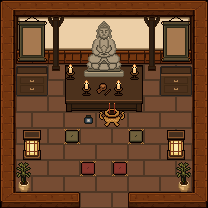

The image is a tile-based game level rendered from a .tmx file. Its description and complete source (layers, tilesets, objects, tile grids) follow:
An orthogonal 13x13 tile map with 16x16 px tiles, 8 tile layers (Tile, Wall, 2ndFloor, Deco_under, ...), 3 tilesets and 16 objects (3x furniture_desc, temple_out, temple_enterance, temple_sitting, temple_standing, ...).

<map version="1.10" tiledversion="1.12.2" orientation="orthogonal" renderorder="right-down" width="13" height="13" tilewidth="16" tileheight="16" infinite="0" nextlayerid="13" nextobjectid="17">
 <tileset firstgid="1" source="UI_Component.tsx" />
 <tileset firstgid="257" source="temper.tsx" />
 <tileset firstgid="513" source="farmStore.tsx" />
 <layer id="2" name="Tile" width="13" height="13" locked="1">
  <data encoding="csv">
0,0,0,0,0,0,0,0,0,0,0,0,0,
0,0,0,0,0,0,0,0,0,0,0,0,0,
0,0,0,0,0,0,0,0,0,0,0,0,0,
0,0,0,0,0,0,0,0,0,0,0,0,0,
0,340,341,340,341,340,341,340,341,340,341,340,0,
0,341,340,341,340,341,340,341,340,341,340,341,0,
0,340,341,340,341,340,341,340,341,340,341,340,0,
0,341,340,341,340,341,340,341,340,341,340,341,0,
0,340,341,340,341,340,341,340,341,340,341,340,0,
0,341,340,341,340,341,340,341,340,341,340,341,0,
0,340,341,340,341,340,341,340,341,340,341,340,0,
0,341,340,341,340,341,340,341,340,341,340,341,0,
0,340,341,340,341,340,341,340,341,340,341,340,0
</data>
 </layer>
 <layer id="1" name="Wall" width="13" height="13" locked="1">
  <data encoding="csv">
113,114,114,114,114,114,114,114,114,114,114,114,115,
129,260,261,261,261,261,261,261,261,261,261,262,211,
129,276,277,277,277,277,277,277,277,277,277,278,211,
129,292,293,293,293,293,293,293,293,293,293,294,211,
129,0,0,0,0,0,0,0,0,0,0,0,211,
129,0,0,0,0,0,0,0,0,0,0,0,211,
129,0,0,0,0,0,0,0,0,0,0,0,211,
129,0,0,0,0,0,0,0,0,0,0,0,211,
129,0,0,0,0,0,0,0,0,0,0,0,211,
129,0,0,0,0,0,0,0,0,0,0,0,211,
129,0,0,0,0,0,0,0,0,0,0,0,211,
129,0,0,0,0,0,0,0,0,0,0,0,211,
225,226,226,226,98,0,0,0,97,226,226,226,227
</data>
 </layer>
 <layer id="4" name="2ndFloor" width="13" height="13" locked="1">
  <data encoding="csv">
0,0,0,0,0,0,0,0,0,0,0,0,0,
0,0,0,0,0,0,0,0,0,0,0,0,0,
0,0,0,0,0,0,0,0,0,0,0,0,0,
0,0,0,0,0,0,0,0,0,0,0,0,0,
0,0,0,0,264,265,265,265,266,0,0,0,0,
0,0,0,0,280,281,281,281,282,0,0,0,0,
0,0,0,0,296,297,297,297,298,0,0,0,0,
0,0,0,0,0,0,0,0,0,0,0,0,0,
0,0,0,0,0,0,0,0,0,0,0,0,0,
0,0,0,0,0,0,0,0,0,0,0,0,0,
0,0,0,0,0,0,0,0,0,0,0,0,0,
0,0,0,0,0,0,0,0,0,0,0,0,0,
0,0,0,0,0,0,0,0,0,0,0,0,0
</data>
 </layer>
 <layer id="7" name="Deco_under" width="13" height="13" locked="1">
  <data encoding="csv">
0,0,0,0,0,0,0,0,0,0,0,0,0,
0,0,0,0,0,0,0,0,0,0,0,0,0,
0,0,0,0,0,0,0,0,0,0,0,0,0,
0,0,0,0,0,0,0,0,0,0,0,0,0,
0,0,0,0,0,0,0,0,0,0,0,0,0,
0,0,0,0,0,0,0,0,0,0,0,0,0,
0,0,0,0,0,0,0,0,0,0,0,0,0,
0,0,0,0,0,0,0,0,0,0,0,0,0,
0,0,0,0,315,0,0,0,315,0,0,0,0,
0,0,0,0,0,0,0,0,0,0,0,0,0,
0,0,0,0,0,316,0,316,0,0,0,0,0,
0,0,0,0,0,0,0,0,0,0,0,0,0,
0,0,0,0,0,0,0,0,0,0,0,0,0
</data>
 </layer>
 <layer id="5" name="Furniture" width="13" height="13" locked="1">
  <data encoding="csv">
0,0,0,0,0,0,0,0,0,0,0,0,0,
0,0,0,0,0,257,258,259,0,0,0,0,0,
0,0,0,0,0,273,274,275,0,0,0,0,0,
0,0,0,0,0,289,290,291,0,0,0,0,0,
0,312,313,0,0,305,306,307,0,0,312,313,0,
0,328,329,0,0,0,0,0,0,0,328,329,0,
0,0,0,0,0,0,0,0,0,0,0,0,0,
0,0,0,0,0,0,0,0,0,0,0,0,0,
0,0,0,0,0,0,0,0,0,0,0,0,0,
0,0,0,0,0,0,0,0,0,0,0,0,0,
0,0,0,0,0,0,0,0,0,0,0,0,0,
0,0,0,0,0,0,0,0,0,0,0,0,0,
0,0,0,0,0,0,0,0,0,0,0,0,0
</data>
 </layer>
 <layer id="6" name="Deco" width="13" height="13" locked="1">
  <data encoding="csv">
0,0,0,0,0,0,0,0,0,0,0,0,0,
0,270,271,0,0,0,0,0,0,0,270,271,0,
0,286,287,0,0,0,0,0,0,0,286,287,0,
0,302,303,0,0,0,0,0,0,0,302,303,0,
0,0,0,0,0,0,0,0,0,0,0,0,0,
0,0,0,0,0,0,323,0,0,0,0,0,0,
0,0,0,0,0,0,268,269,0,0,0,0,0,
0,0,0,0,0,545,284,285,0,0,0,0,0,
0,0,0,0,0,0,0,0,0,0,0,0,0,
0,0,0,0,0,0,0,0,0,0,0,0,0,
0,339,0,0,0,0,0,0,0,0,0,339,0,
0,355,0,0,0,0,0,0,0,0,0,355,0,
0,0,0,0,0,0,0,0,0,0,0,0,0
</data>
 </layer>
 <layer id="8" name="Light" width="13" height="13" locked="1">
  <data encoding="csv">
0,0,0,0,0,0,0,0,0,0,0,0,0,
0,0,0,0,0,0,0,0,0,0,0,0,0,
0,0,0,0,0,0,0,0,0,0,0,0,0,
0,0,0,0,0,0,0,0,0,0,0,0,0,
0,0,0,0,267,0,0,0,267,0,0,0,0,
0,0,0,0,0,267,0,267,0,0,0,0,0,
0,0,0,0,0,0,0,0,0,0,0,0,0,
0,0,0,0,0,0,0,0,0,0,0,0,0,
0,321,322,0,0,0,0,0,0,0,321,322,0,
0,337,338,0,0,0,0,0,0,0,337,338,0,
0,0,0,0,0,0,0,0,0,0,0,0,0,
0,0,0,0,0,0,0,0,0,0,0,0,0,
0,0,0,0,0,0,0,0,0,0,0,0,0
</data>
 </layer>
 <layer id="3" name="Pillar" width="13" height="13" locked="1">
  <data encoding="csv">
0,0,0,0,0,0,0,0,0,0,0,0,0,
0,0,0,263,0,0,0,0,0,263,0,0,0,
0,0,0,279,0,0,0,0,0,279,0,0,0,
0,0,0,295,0,0,0,0,0,295,0,0,0,
0,0,0,311,0,0,0,0,0,311,0,0,0,
0,0,0,0,0,0,0,0,0,0,0,0,0,
0,0,0,0,0,0,0,0,0,0,0,0,0,
0,0,0,0,0,0,0,0,0,0,0,0,0,
0,0,0,0,0,0,0,0,0,0,0,0,0,
0,0,0,0,0,0,0,0,0,0,0,0,0,
0,0,0,0,0,0,0,0,0,0,0,0,0,
0,0,0,0,0,0,0,0,0,0,0,0,0,
0,0,0,0,0,0,0,0,0,0,0,0,0
</data>
 </layer>
 <objectgroup id="9" name="Warp" visible="0" locked="1">
  <object id="1" name="temple_out" x="80" y="192" width="48" height="16">
   <properties>
    <property name="target_map" value="plaza4" />
    <property name="target_spawn" value="temple_exit" />
   </properties>
  </object>
 </objectgroup>
 <objectgroup id="10" name="Spawn" visible="0" locked="1">
  <object id="2" name="temple_enterance" x="96" y="192" width="16" height="16" />
  <object id="3" name="temple_sitting" x="64" y="128" width="16" height="16" />
  <object id="4" name="temple_standing" x="104" y="128" width="16" height="16" />
  <object id="13" name="lama_heart_player" x="136" y="136" />
 </objectgroup>
 <objectgroup id="12" name="Interactable" visible="0" locked="1">
  <object id="14" name="furniture_desc" x="96" y="128" width="32" height="16">
   <properties>
    <property name="id" value="statue" />
   </properties>
  </object>
  <object id="15" name="furniture_desc" x="160" y="96" width="32" height="16">
   <properties>
    <property name="id" value="donation_box" />
   </properties>
  </object>
  <object id="16" name="furniture_desc" x="16" y="96" width="32" height="16">
   <properties>
    <property name="id" value="donation_box" />
   </properties>
  </object>
 </objectgroup>
 <objectgroup id="11" name="YSortAnchor" visible="0" locked="1">
  <object id="5" x="16" y="16" width="176" height="48" />
  <object id="6" name="shelf1" x="16" y="64" width="32" height="32" />
  <object id="7" name="shelf2" x="160" y="64" width="32" height="32" />
  <object id="8" name="deco1" x="96" y="96" width="32" height="32" />
  <object id="9" name="light1" x="160" y="128" width="32" height="32" />
  <object id="10" name="light2" x="16" y="128" width="32" height="32" />
  <object id="11" name="vase1" x="16" y="160" width="16" height="32" />
  <object id="12" name="vase2" x="176" y="160" width="16" height="32" />
 </objectgroup>
</map>
